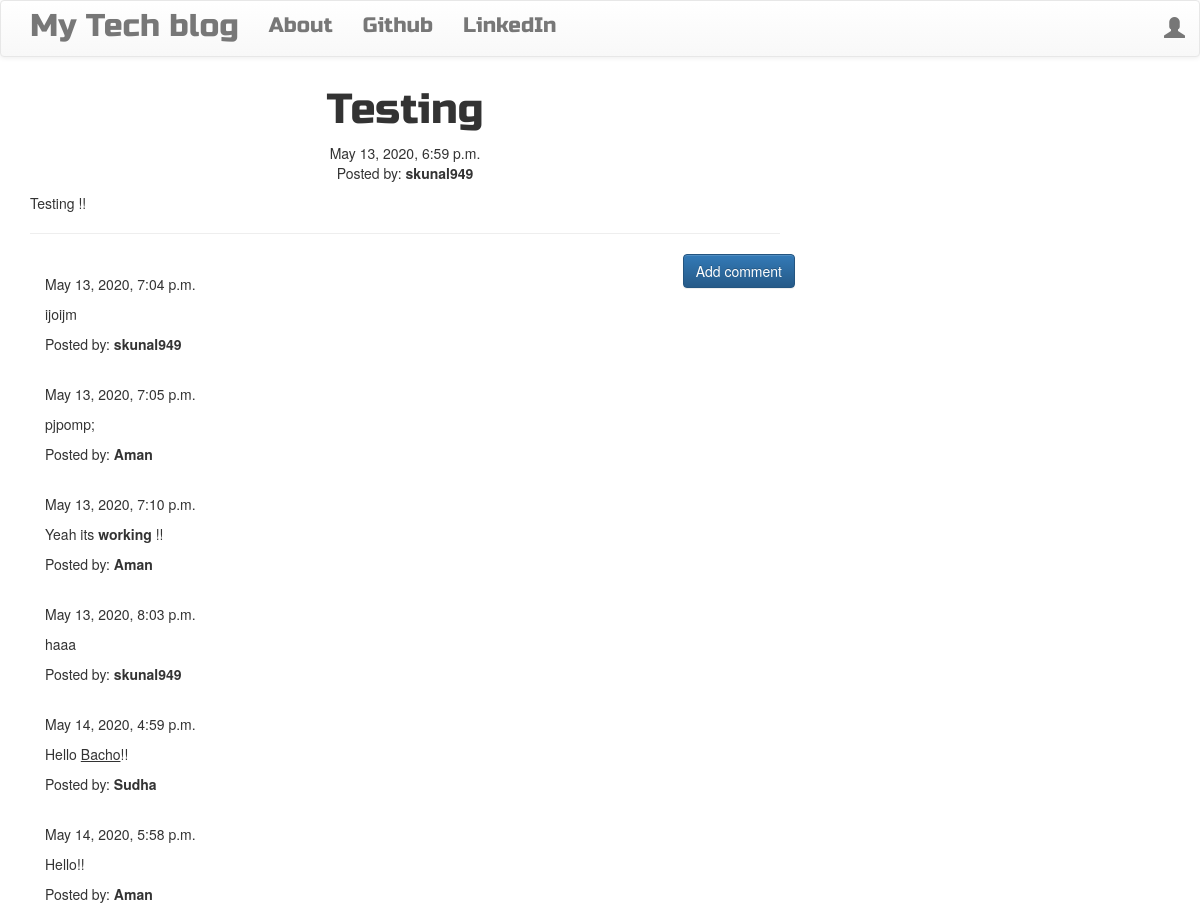
Screenshot of /post/8 with the database file from the repository.
### blog/models.py (models this page shows, shortened)
class Post(models.Model):
    author=models.ForeignKey('auth.User')
    title=models.CharField(max_length=200)
    text=models.TextField()
    created_date=models.DateTimeField(default=timezone.now)
    published_date=models.DateTimeField(blank=True,null=True)

class Comment(models.Model):
    user = models.OneToOneField(User, on_delete=models.CASCADE, blank=True, null=True)
    post=models.ForeignKey('blog.Post', related_name='comments')
    author=models.CharField(max_length=200)
    text=models.TextField()
    created_date=models.DateTimeField(default=timezone.now)
    approve_comment=models.BooleanField(default=False)

### blog/views.py (the view)
# urls.py: url(r'^post/(?P<pk>\d+)$', views.PostDetailView.as_view(), name='post_detail'),
class PostDetailView(DetailView):
    model=Post

### blog/templates/blog/post_detail.html (shortened to what this page needs)
{% extends 'blog/base.html' %}
{% block content %}
        <h1 class='posttitle loader'>{{ post.title }}</h1>
        {% if post.published_date %}
            <div class="date postdate">
                {{ post.published_date }}
            </div>
            <div class="date postdate">
              Posted by: <strong>{{ post.author }}</strong>
            </div>
        {% else %}
            <a class="btn btn-default" href="{% url 'post_publish' pk=post.pk %}">Publish</a>
        {% endif %}
      <p class='postcontent' >{{ post.text|safe|linebreaksbr }}</p>
  <hr>
  <a class="btn btn-primary btn-comment" href="{% url 'add_comment_to_post' pk=post.pk %}">Add comment</a>
  <div class="container">
  {% for comment in post.comments.all %}
  <br>
      {% if user.is_authenticated or comment.approve_comment %}
        {% if request.user == comment.post.author or comment.approve_comment  %}
          {{ comment.created_date }}
          <p>{{ comment.text|safe|linebreaks }}</p>
          <p>Posted by: <strong>{{ comment.author }}</strong></p>
        {% endif %}
      {% endif %}
  {% empty %}
      <p>No comments posted.</p>
  {% endfor %}
</div>
{% endblock %}

### blog/static/css/blog.css (style rules this page uses)
.postdate { text-align: center; }
.posttitle { font-family: 'Russo One', sans-serif; font-size: 3em; text-align: center; }
.postcontent { font-family: 'Montserrat'; font-size: 1.5em; }
.btn-comment { position: absolute; right: 0px; }
.loader { filter:hue-rotate(0deg); color: linear-gradient(45deg,#0f8,#08f); animation:hue 5000ms infinite linear; }

### rows the page displays
Post: title "Testing", published_date "May 13, 2020, 6:59 p.m.", author "skunal949", text "Testing !!"
Comment: created_date "May 13, 2020, 7:04 p.m.", text "ijoijm", author "skunal949"
Comment: created_date "May 13, 2020, 7:05 p.m.", text "pjpomp;", author "Aman"
Comment: created_date "May 13, 2020, 7:10 p.m.", text "Yeah its working !!", author "Aman"
Comment: created_date "May 13, 2020, 8:03 p.m.", text "haaa", author "skunal949"
Comment: created_date "May 14, 2020, 4:59 p.m.", text "Hello Bacho !!", author "Sudha"
Comment: created_date "May 14, 2020, 5:58 p.m.", text "Hello!!", author "Aman"
